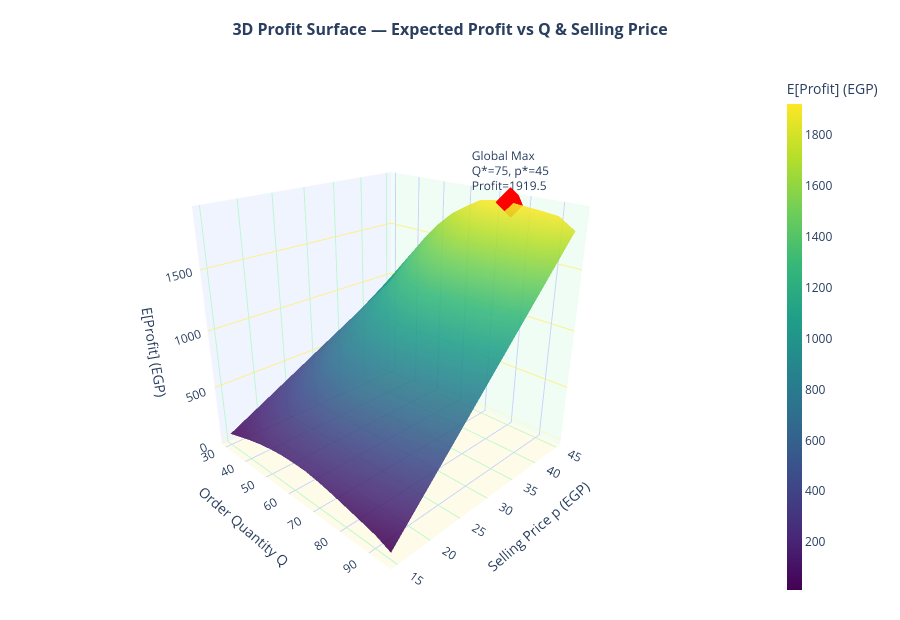

The notebook cell saved with this chart:
### Markdown cell above
---
## 16. 🌐 Interactive 3D Profit Surface (Plotly)

An interactive **3D surface** where:
- **X-axis** = Order Quantity Q
- **Y-axis** = Selling Price p
- **Z-axis** = Expected Profit (Monte Carlo, N = 3 000 days per point)

The **Global Maximum** (optimal Q & p pair) is highlighted with a red star.

> All original model parameters and functions from Sections 1–15 are preserved.
> This cell only **adds** a new interactive visualisation.

### Code cell
# ══════════════════════════════════════════════════════════════════════════
#  SECTION 16 — 3D PROFIT SURFACE  (Plotly, interactive)
# ══════════════════════════════════════════════════════════════════════════

import numpy as np
import plotly.graph_objects as go

# Grid resolution (keep small to run fast; increase for finer surface)
_Q_range = list(range(30, 96, 5))          # 14 candidate Q values
_p_range = list(range(15, 46, 3))          # selling prices 15–45 EGP
_N3D     = 3_000                            # replications per grid point
_SEED3D  = GLOBAL_SEED                     # from Section 0

# Build profit matrix  [len(p_range) × len(Q_range)]
_Z = np.zeros((len(_p_range), len(_Q_range)))

for _pi_idx, _p_val in enumerate(_p_range):
    for _qi_idx, _Q_val in enumerate(_Q_range):
        # Use the notebook's existing generate_demand & compute_profit
        _D, _ = generate_demand(_N3D, mode='normal', seed=_SEED3D + _Q_val)
        _prof = compute_profit(_Q_val, _D, c=c, p=_p_val, s=s, pi=pi)['profit']
        _Z[_pi_idx, _qi_idx] = float(np.mean(_prof))

# Locate global maximum
_peak_idx = np.unravel_index(np.argmax(_Z), _Z.shape)
_peak_Q   = _Q_range[_peak_idx[1]]
_peak_p   = _p_range[_peak_idx[0]]
_peak_Z   = _Z[_peak_idx]

# ── Build figure ────────────────────────────────────────────────────────────
_fig3d = go.Figure()

# Surface
_fig3d.add_trace(go.Surface(
    x=_Q_range, y=_p_range, z=_Z,
    colorscale='Viridis',
    colorbar=dict(title='E[Profit] (EGP)', thickness=15, x=1.02),
    opacity=0.88,
    name='E[Profit] Surface'
))

# Peak marker
_fig3d.add_trace(go.Scatter3d(
    x=[_peak_Q], y=[_peak_p], z=[_peak_Z],
    mode='markers+text',
    marker=dict(size=10, color='red', symbol='diamond'),
    text=[f'Global Max<br>Q*={_peak_Q}, p*={_peak_p}<br>Profit={_peak_Z:.1f}'],
    textposition='top center',
    name='Global Maximum'
))

_fig3d.update_layout(
    title=dict(
        text='<b>3D Profit Surface — Expected Profit vs Q & Selling Price</b>',
        x=0.5, font=dict(size=16)
    ),
    scene=dict(
        xaxis_title='Order Quantity Q',
        yaxis_title='Selling Price p (EGP)',
        zaxis_title='E[Profit] (EGP)',
        xaxis=dict(backgroundcolor='#f0f4ff', gridcolor='#c7d2fe'),
        yaxis=dict(backgroundcolor='#f0fdf4', gridcolor='#bbf7d0'),
        zaxis=dict(backgroundcolor='#fefce8', gridcolor='#fef08a'),
        camera=dict(eye=dict(x=1.6, y=-1.6, z=1.0))
    ),
    height=620,
    paper_bgcolor='white',
    margin=dict(l=20, r=20, t=70, b=20),
    legend=dict(x=0.01, y=0.99)
)

_fig3d.show()
print(f'  ★  Global Maximum: Q* = {_peak_Q},  p* = {_peak_p} EGP,  '
      f'E[Profit] = {_peak_Z:.2f} EGP')

### Figure 1 — Plotly figure (JSON) as saved in the notebook; plotly's stock layout.template omitted (floating-point values rounded to 4 significant figures; data arrays with more than 128 entries replaced by an {"elided": "..."} marker saying what was removed)
{"data": [{"colorbar": {"thickness": 15, "title": {"text": "E[Profit] (EGP)"}, "x": 1.02}, "colorscale": [[0, "#440154"], [0.1111, "#482878"], [0.2222, "#3e4989"], [0.3333, "#31688e"], [0.4444, "#26828e"], [0.5556, "#1f9e89"], [0.6667, "#35b779"], [0.7778, "#6ece58"], [0.8889, "#b5de2b"], [1, "#fde725"]], "name": "E[Profit] Surface", "opacity": 0.88, "type": "surface", "x": [30, 35, 40, 45, 50, 55, 60, 65, 70, 75, 80, 85, 90, 95], "y": [15, 18, 21, 24, 27, 30, 33, 36, 39, 42, 45], "z": {"elided": "11x14 float values"}}, {"marker": {"color": "red", "size": 10, "symbol": "diamond"}, "mode": "markers+text", "name": "Global Maximum", "text": ["Global Max<br>Q*=75, p*=45<br>Profit=1919.5"], "textposition": "top center", "type": "scatter3d", "x": [75], "y": [45], "z": [1919.0]}], "layout": {"height": 620, "legend": {"x": 0.01, "y": 0.99}, "margin": {"b": 20, "l": 20, "r": 20, "t": 70}, "paper_bgcolor": "white", "scene": {"camera": {"eye": {"x": 1.6, "y": -1.6, "z": 1}}, "xaxis": {"backgroundcolor": "#f0f4ff", "gridcolor": "#c7d2fe", "title": {"text": "Order Quantity Q"}}, "yaxis": {"backgroundcolor": "#f0fdf4", "gridcolor": "#bbf7d0", "title": {"text": "Selling Price p (EGP)"}}, "zaxis": {"backgroundcolor": "#fefce8", "gridcolor": "#fef08a", "title": {"text": "E[Profit] (EGP)"}}}, "title": {"font": {"size": 16}, "text": "<b>3D Profit Surface — Expected Profit vs Q & Selling Price</b>", "x": 0.5}}}
